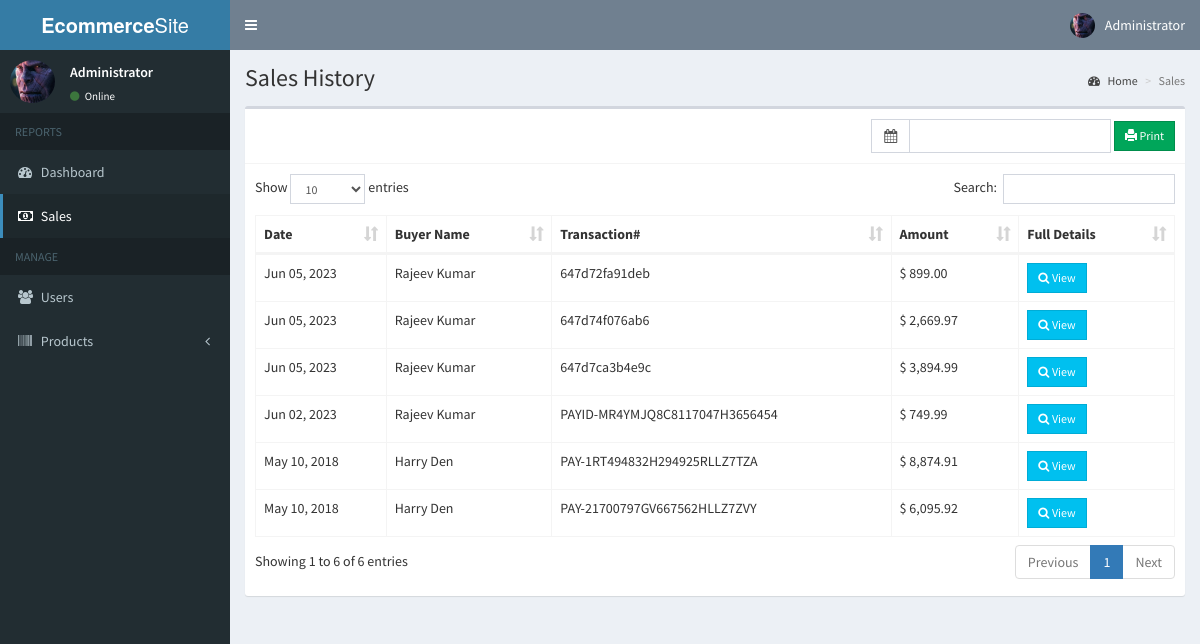
The page /admin/sales.php (signed in) on the database its author committed.
### tables this page shows
CREATE TABLE `users` (
  `id` int(11) NOT NULL,
  `email` varchar(200) NOT NULL,
  `password` varchar(60) NOT NULL,
  `type` int(1) NOT NULL,
  `firstname` varchar(50) NOT NULL,
  `lastname` varchar(50) NOT NULL,
  `address` text NOT NULL,
  `contact_info` varchar(100) NOT NULL,
  `photo` varchar(200) NOT NULL,
  `status` int(1) NOT NULL,
  `activate_code` varchar(15) NOT NULL,
  `reset_code` varchar(15) NOT NULL,
  `created_on` date NOT NULL
);

CREATE TABLE `sales` (
  `id` int(11) NOT NULL,
  `user_id` int(11) NOT NULL,
  `pay_id` varchar(50) NOT NULL,
  `sales_date` date NOT NULL,
  `total` varchar(254) NOT NULL,
  `paid` varchar(254) NOT NULL,
  `due` varchar(254) NOT NULL
);

### admin/includes/session.php (called while the page is built, shortened)
<?php
	include '../includes/conn.php';
	$conn = $pdo->open();
	$stmt = $conn->prepare("SELECT * FROM users WHERE id=:id");
	$stmt->execute(['id'=>$_SESSION['admin']]);
	$admin = $stmt->fetch();
?>

### admin/sales.php (the view, shortened to what this page needs)
<?php include 'includes/session.php'; ?>
<?php include 'includes/header.php'; ?>
<body class="hold-transition skin-blue sidebar-mini">
<div class="wrapper">
  <?php include 'includes/navbar.php'; ?>
  <?php include 'includes/menubar.php'; ?>
  <div class="content-wrapper">
    <section class="content-header">
      <h1>
        Sales History
      </h1>
      <ol class="breadcrumb">
        <li><a href="#"><i class="fa fa-dashboard"></i> Home</a></li>
        <li class="active">Sales</li>
      </ol>
    </section>
    <section class="content">
      <div class="row">
        <div class="col-xs-12">
          <div class="box">
            <div class="box-header with-border">
              <div class="pull-right">
                <form method="POST" class="form-inline" action="sales_print.php">
                  <div class="input-group">
                    <div class="input-group-addon">
                      <i class="fa fa-calendar"></i>
                    </div>
                    <input type="text" class="form-control pull-right col-sm-8" id="reservation" name="date_range">
                  </div>
                  <button type="submit" class="btn btn-success btn-sm btn-flat" name="print"><span class="glyphicon glyphicon-print"></span> Print</button>
                </form>
              </div>
            </div>
            <div class="box-body">
              <table id="example1" class="table table-bordered">
                <thead>
                  <th>Date</th>
                  <th>Buyer Name</th>
                  <th>Transaction#</th>
                  <th>Amount</th>
                  <th>Full Details</th>
                </thead>
                <tbody>
                  <?php
                    $conn = $pdo->open();
                    try{
                      $stmt = $conn->prepare("SELECT *, sales.id AS salesid FROM sales LEFT JOIN users ON users.id=sales.user_id ORDER BY sales_date DESC");
                      $stmt->execute();
                      foreach($stmt as $row){
                        $stmt = $conn->prepare("SELECT *,details.quantity as qty  FROM details LEFT JOIN products ON products.id=details.product_id WHERE details.sales_id=:id");
                        $stmt->execute(['id'=>$row['salesid']]);
                        $total = 0;
                        foreach($stmt as $details){
                          $subtotal = $details['price']*$details['qty'];
                          $total += $subtotal;
                        }
                        echo "
                          <tr>
                            <td class='hidden'></td>
                            <td>".date('M d, Y', strtotime($row['sales_date']))."</td>
                            <td>".$row['firstname'].' '.$row['lastname']."</td>
                            <td>".$row['pay_id']."</td>
                            <td>&#36; ".number_format($total, 2)."</td>
                            <td><button type='button' class='btn btn-info btn-sm btn-flat transact' data-id='".$row['salesid']."'><i class='fa fa-search'></i> View</button></td>
                          </tr>
                        ";
                      }
                    }
                    catch(PDOException $e){
                      echo $e->getMessage();
                    }
                  ?>
                </tbody>
              </table>
            </div>
          </div>
        </div>
      </div>
    </section>
  </div>
</div>
</body>
</html>

### admin/includes/navbar.php (shortened to what this page needs)
<header class="main-header">
  <a href="#" class="logo">
    <span class="logo-lg"><b>Ecommerce</b>Site</span>
  </a>
  <nav class="navbar navbar-static-top">
    <a href="#" class="sidebar-toggle" data-toggle="push-menu" role="button">
    </a>
    <div class="navbar-custom-menu">
      <ul class="nav navbar-nav">
        <li class="dropdown user user-menu">
          <a href="#" class="dropdown-toggle" data-toggle="dropdown">
            <img src="<?php echo (!empty($admin['photo'])) ? '../images/'.$admin['photo'] : '../images/profile.jpg'; ?>" class="user-image" alt="User Image">
            <span class="hidden-xs"><?php echo $admin['firstname'].' '.$admin['lastname']; ?></span>
          </a>
        </li>
      </ul>
    </div>
  </nav>
</header>

### admin/includes/menubar.php (shortened to what this page needs)
<aside class="main-sidebar">
  <section class="sidebar">
    <div class="user-panel">
      <div class="pull-left image">
        <img src="<?php echo (!empty($admin['photo'])) ? '../images/'.$admin['photo'] : '../images/profile.jpg'; ?>" class="img-circle" alt="User Image">
      </div>
      <div class="pull-left info">
        <p><?php echo $admin['firstname'].' '.$admin['lastname']; ?></p>
        <a><i class="fa fa-circle text-success"></i> Online</a>
      </div>
    </div>
    <ul class="sidebar-menu" data-widget="tree">
      <li class="header">REPORTS</li>
      <li><a href="home.php"><i class="fa fa-dashboard"></i> <span>Dashboard</span></a></li>
      <li><a href="sales.php"><i class="fa fa-money"></i> <span>Sales</span></a></li>
      <li class="header">MANAGE</li>
      <li><a href="users.php"><i class="fa fa-users"></i> <span>Users</span></a></li>
      <li class="treeview">
        <a href="#">
          <i class="fa fa-barcode"></i>
          <span>Products</span>
          <span class="pull-right-container">
            <i class="fa fa-angle-left pull-right"></i>
          </span>
        </a>
      </li>
    </ul>
  </section>
</aside>

### rows shown on the page
users: photo (picture), firstname "Administrator"
sales: sales_date "Jun 05, 2023", user.firstname "Rajeev", user.lastname "Kumar", pay "647d72fa91deb", total "899.00"
sales: sales_date "Jun 05, 2023", user.firstname "Rajeev", user.lastname "Kumar", pay "647d74f076ab6", total "2,669.97"
sales: sales_date "Jun 05, 2023", user.firstname "Rajeev", user.lastname "Kumar", pay "647d7ca3b4e9c", total "3,894.99"
sales: sales_date "Jun 02, 2023", user.firstname "Rajeev", user.lastname "Kumar", pay "PAYID-MR4YMJQ8C8117047H3656454", total "749.99"
sales: sales_date "May 10, 2018", user.firstname "Harry", user.lastname "Den", pay "PAY-1RT494832H294925RLLZ7TZA", total "8,874.91"
sales: sales_date "May 10, 2018", user.firstname "Harry", user.lastname "Den", pay "PAY-21700797GV667562HLLZ7ZVY", total "6,095.92"
